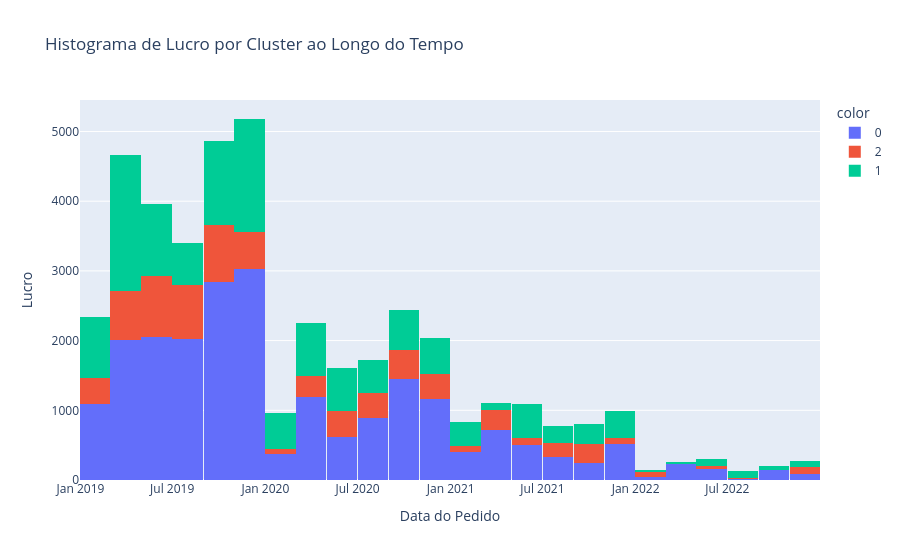

The notebook cell saved with this chart:
### Code cell
# HISTOGRAMA DE PROFIT POR CLUSTER

fig = px.histogram(
    df_clustering,
    x='ORDER_DATE',
    y='PROFIT',
    nbins=(2022-2019)*12,
    color=df_clustering['CLUSTER'].astype(str),
    title='Histograma de Lucro por Cluster ao Longo do Tempo'
)

fig.update_layout(
    xaxis_title='Data do Pedido',
    yaxis_title='Lucro'
)

fig.write_image(img_dir / 'histogram_profit_by_cluster.png')
fig.show()

### Figure 1 — Plotly figure (JSON) as saved in the notebook; plotly's stock layout.template omitted (floating-point values rounded to 4 significant figures; data arrays with more than 128 entries replaced by an {"elided": "..."} marker saying what was removed)
{"data": [{"bingroup": "x", "histfunc": "sum", "hovertemplate": "color=0<br>ORDER_DATE=%{x}<br>sum of PROFIT=%{y}<extra></extra>", "legendgroup": "0", "marker": {"color": "#636efa", "pattern": {"shape": ""}}, "name": "0", "nbinsx": 36, "orientation": "v", "showlegend": true, "type": "histogram", "x": {"elided": "395 str values"}, "xaxis": "x", "y": {"elided": "395 float values"}, "yaxis": "y"}, {"bingroup": "x", "histfunc": "sum", "hovertemplate": "color=2<br>ORDER_DATE=%{x}<br>sum of PROFIT=%{y}<extra></extra>", "legendgroup": "2", "marker": {"color": "#EF553B", "pattern": {"shape": ""}}, "name": "2", "nbinsx": 36, "orientation": "v", "showlegend": true, "type": "histogram", "x": {"elided": "146 str values"}, "xaxis": "x", "y": {"elided": "146 float values"}, "yaxis": "y"}, {"bingroup": "x", "histfunc": "sum", "hovertemplate": "color=1<br>ORDER_DATE=%{x}<br>sum of PROFIT=%{y}<extra></extra>", "legendgroup": "1", "marker": {"color": "#00cc96", "pattern": {"shape": ""}}, "name": "1", "nbinsx": 36, "orientation": "v", "showlegend": true, "type": "histogram", "x": {"elided": "229 str values"}, "xaxis": "x", "y": {"elided": "229 float values"}, "yaxis": "y"}], "layout": {"barmode": "relative", "legend": {"title": {"text": "color"}, "tracegroupgap": 0}, "title": {"text": "Histograma de Lucro por Cluster ao Longo do Tempo"}, "xaxis": {"anchor": "y", "domain": [0, 1], "title": {"text": "Data do Pedido"}}, "yaxis": {"anchor": "x", "domain": [0, 1], "title": {"text": "Lucro"}}}}
